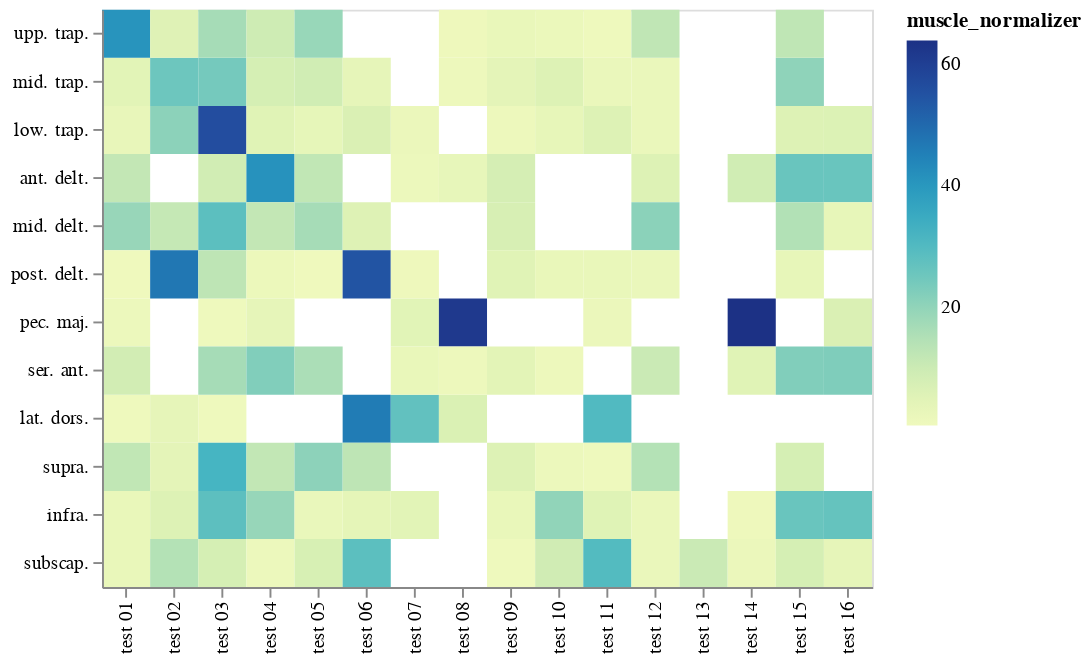

Notebook code cell kept with this figure:
### Markdown cell above
## Which test normalizes which muscle

### Code cell
dff = df_tidy.groupby(["test", "muscle"])["mvc"].count().rename("count").to_frame()

max_test = (
    df_tidy.groupby(["participant", "muscle"], as_index=False)
    .apply(lambda x: x["test"][x["mvc"].idxmax()])
    .rename("test")
    .reset_index()
)

dff = dff.merge(
    max_test.groupby(["muscle", "test"]).count().reset_index(), on=["muscle", "test"]
).rename(columns={"participant": "max_test"})


dff["muscle_normalizer"] = dff["max_test"] / dff["count"] * 100

alt.Chart(dff).mark_rect().encode(
    alt.X("test", title=None),
    alt.Y("muscle", sort=alt.Sort(MUSCLES), title=None),
    alt.Color("muscle_normalizer"),
)

### Figure 1 — Vega-Lite specification as saved in the notebook (floating-point values rounded to 4 significant figures; data arrays with more than 128 entries replaced by an {"elided": "..."} marker saying what was removed)
{"$schema": "https://vega.github.io/schema/vega-lite/v2.6.0.json", "config": {"view": {"height": 300, "width": 400}}, "data": {"name": "data-b1103c91f0c1aa6ece09f3063d981662"}, "datasets": {"data-b1103c91f0c1aa6ece09f3063d981662": {"elided": "135 records"}}, "encoding": {"color": {"field": "muscle_normalizer", "type": "quantitative"}, "x": {"field": "test", "title": null, "type": "nominal"}, "y": {"field": "muscle", "sort": ["upp. trap.", "mid. trap.", "low. trap.", "ant. delt.", "mid. delt.", "post. delt.", "pec. maj.", "ser. ant.", "lat. dors.", "supra.", "infra.", "subscap."], "title": null, "type": "nominal"}}, "mark": "rect"}
